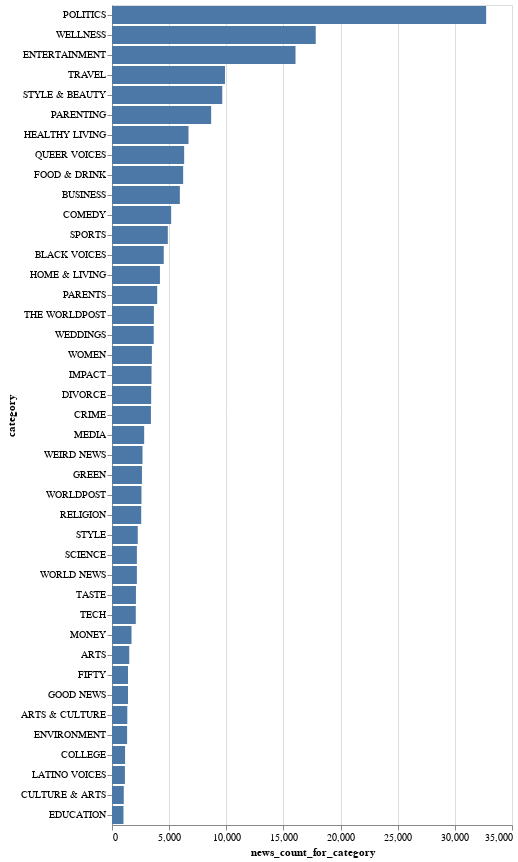

Notebook cell for this chart:
### Code cell
alt.Chart(news_category).mark_bar().encode(
    alt.X(field='news_count_for_category',type='quantitative'),
    alt.Y(
        field='category',
        type='nominal',  
        sort= alt.EncodingSortField(field='news_count_for_category',order='descending')
        )
)

### Figure 1 — Vega-Lite specification as saved in the notebook (floating-point values rounded to 4 significant figures)
{"config": {"view": {"continuousWidth": 400, "continuousHeight": 300}}, "data": {"name": "data-6f892188be3fb78e7f6de7f10f86c526"}, "mark": "bar", "encoding": {"x": {"type": "quantitative", "field": "news_count_for_category"}, "y": {"type": "nominal", "field": "category", "sort": {"field": "news_count_for_category", "order": "descending"}}}, "$schema": "https://vega.github.io/schema/vega-lite/v4.8.1.json", "datasets": {"data-6f892188be3fb78e7f6de7f10f86c526": [{"category": "POLITICS", "news_count_for_category": 32739}, {"category": "WELLNESS", "news_count_for_category": 17827}, {"category": "ENTERTAINMENT", "news_count_for_category": 16058}, {"category": "TRAVEL", "news_count_for_category": 9887}, {"category": "STYLE & BEAUTY", "news_count_for_category": 9649}, {"category": "PARENTING", "news_count_for_category": 8677}, {"category": "HEALTHY LIVING", "news_count_for_category": 6694}, {"category": "QUEER VOICES", "news_count_for_category": 6314}, {"category": "FOOD & DRINK", "news_count_for_category": 6226}, {"category": "BUSINESS", "news_count_for_category": 5937}, {"category": "COMEDY", "news_count_for_category": 5175}, {"category": "SPORTS", "news_count_for_category": 4884}, {"category": "BLACK VOICES", "news_count_for_category": 4528}, {"category": "HOME & LIVING", "news_count_for_category": 4195}, {"category": "PARENTS", "news_count_for_category": 3955}, {"category": "THE WORLDPOST", "news_count_for_category": 3664}, {"category": "WEDDINGS", "news_count_for_category": 3651}, {"category": "WOMEN", "news_count_for_category": 3490}, {"category": "IMPACT", "news_count_for_category": 3459}, {"category": "DIVORCE", "news_count_for_category": 3426}, {"category": "CRIME", "news_count_for_category": 3405}, {"category": "MEDIA", "news_count_for_category": 2815}, {"category": "WEIRD NEWS", "news_count_for_category": 2670}, {"category": "GREEN", "news_count_for_category": 2622}, {"category": "WORLDPOST", "news_count_for_category": 2579}, {"category": "RELIGION", "news_count_for_category": 2556}, {"category": "STYLE", "news_count_for_category": 2254}, {"category": "SCIENCE", "news_count_for_category": 2178}, {"category": "WORLD NEWS", "news_count_for_category": 2177}, {"category": "TASTE", "news_count_for_category": 2096}, {"category": "TECH", "news_count_for_category": 2082}, {"category": "MONEY", "news_count_for_category": 1707}, {"category": "ARTS", "news_count_for_category": 1509}, {"category": "FIFTY", "news_count_for_category": 1401}, {"category": "GOOD NEWS", "news_count_for_category": 1398}, {"category": "ARTS & CULTURE", "news_count_for_category": 1339}, {"category": "ENVIRONMENT", "news_count_for_category": 1323}, {"category": "COLLEGE", "news_count_for_category": 1144}, {"category": "LATINO VOICES", "news_count_for_category": 1129}, {"category": "CULTURE & ARTS", "news_count_for_category": 1030}, {"category": "EDUCATION", "news_count_for_category": 1004}]}}
